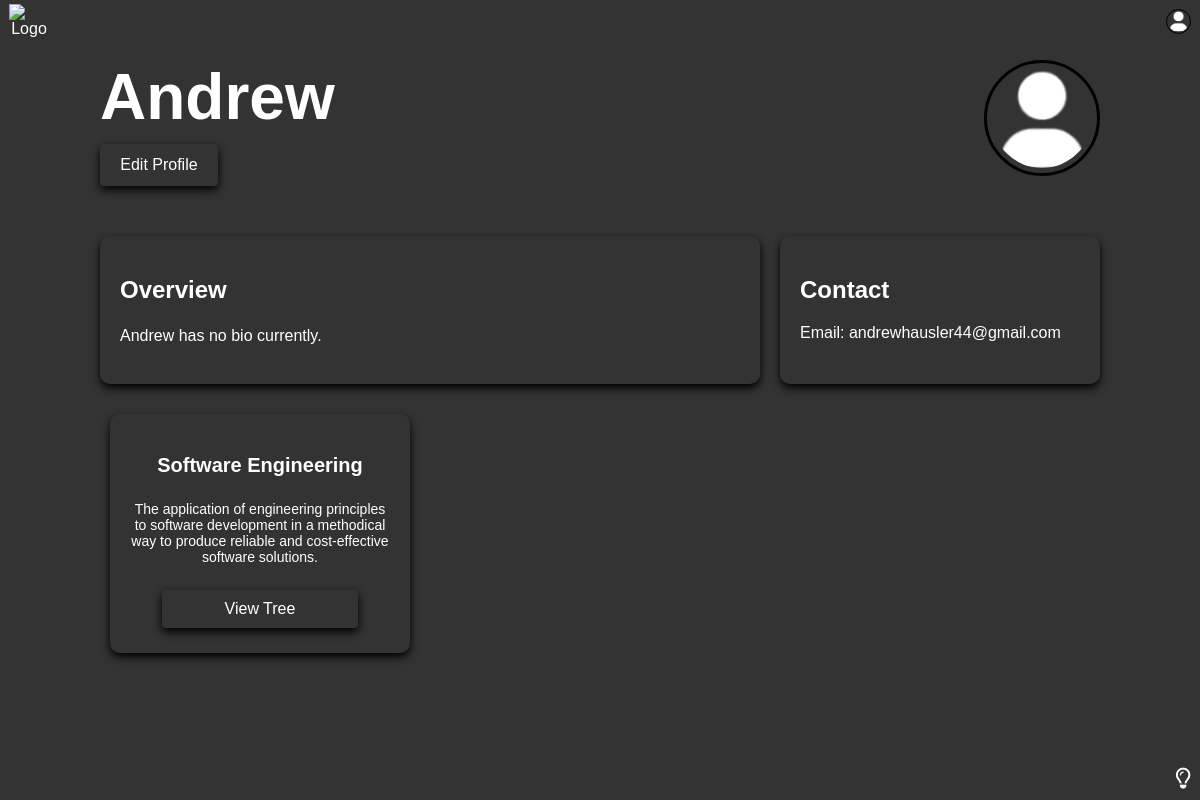
/profile/Andrew/ (signed in), run on the app's committed database.
### application/models.py (models this page shows)
class User(AbstractUser):
    email = models.EmailField(unique=True, null=True)
    phoneNumber = models.CharField(max_length=15, null=True, validators=[
            RegexValidator(
                regex=r'^\+?1?\-?\d{3}\-\d{3}-\d{4}$',
                message="Phone number must be entered in the format: '+1-123-456-7890'."
            )
        ])
    bio = models.TextField(null=True)
    Linkedin = models.CharField(max_length=100, blank=True, null=True)
    Github = models.CharField(max_length=100, blank=True, null=True)
    avatar = models.ImageField(null=True, default="defaultUser.png")
    USERNAME_FIELD = "email"
    REQUIRED_FIELDS = ["username"]

class UserJsonData(models.Model):
    user = models.ForeignKey(User, on_delete=models.CASCADE, related_name="json_data")
    name = models.CharField(max_length=100, blank=True, null=True)
    description = models.CharField(max_length=500, blank=True, null=True)
    data = models.JSONField()

### application/views.py (the view)
# urls.py: path("profile/<str:user>/", views.profilePage, name="profilePage"),
def profilePage(request, user):
    user = User.objects.get(username=user)
    trees = user.json_data.all()
    context = {"user": user, "trees": trees}
    return render(request, "profile.html", context)

### application/templates/profile.html (shortened to what this page needs)
{% extends 'main.html' %} {% block content%} {% include 'header.html' %}
<main class="profile-main">
  <div class="profile-container">
    <div class="profile-header">
      <div>
        {% if user.first_name %}
        <h1>{{ user.first_name }} {{ user.last_name }}</h1>
        <h2 class="username">@{{ user.username }}</h2>
        {% else %}
        <h1>{{ user.username }}</h1>
        {% endif %} {% if request.user == user %}
        <a href="{% url 'updateUser' %}" class="F2-button edit-profile">Edit Profile</a>
        {% endif %}
      </div>
      <img class="profile-img" src="{{ user.avatar.url }}" alt="profile picture" />
    </div>
    <section class="card-section profile-section">
      <div class="overview">
        <h2>Overview</h2>
        {% if user.bio %}
        <p>{{user.bio}}</p>
        {% else %}
        <p>{{user.username}} has no bio currently.</p>
        {% endif %}
      </div>
      <div class="contact">
        <h2>Contact</h2>
        <p>Email: {{user.email}}</p>
      </div>
      {% if trees %} {% for tree in trees %}
      <div class="card">
        <h3>{{tree.name}}</h3>
        <p>{{tree.description}}</p>
        <a class="F1-button" href="{% url 'treePage' user.username tree.name %}">View Tree</a>
      </div>
      {% endfor %} {% else %}
      <div class="card">
        <h3>No trees currently.</h3>
      </div>
      {% endif %}
    </section>
  </div>
</main>
<footer>
  <i class="fa-regular fa-lightbulb" onclick="toggleDarkMode()" title="Toggle Dark Mode"></i>
</footer>
{% endblock content%}

### application/templates/header.html
{% load static %}
<header>
  <a href="{% url 'dashboardPage' %}"><img src="{% static 'images/logo.png' %}" alt="Logo" /></a>
  <a href="{% url 'profilePage' request.user.username %}" class="user-icon">
    <img class="profile-img" src="{{ request.user.avatar.url }}" alt="profile picture" />
  </a>
</header>

### application/static/css/stylesheet.css (style rules this page uses)
:root { --white: #ffffff; --lightGrey: #a3a3a3; --midGrey: #7c7c7c; --darkGrey: #333; --black: black; }
body { margin: 0; font-family: Arial, sans-serif; background-color: #e6e6e6; color: var(--darkGrey); overflow-y: auto; transition: background-color 0.3s, color 0.3s; }
main { background-color: inherit; }
a { color: inherit; text-decoration: none; text-align: center; }
img { display: block; margin: 2rem auto; width: 75px; height: auto; }
h1 { margin: 0; }
h2 { font-size: 24px; }
p { font-size: 16px; }
.dark-mode { background-color: var(--darkGrey); color: var(--white); }
header, footer { display: flex; position: fixed; align-items: center; justify-content: flex-end; background-color: transparent; z-index: 10; width: 100%; height: 0; }
header img { margin: 0; width: 40px; }
header .profile-img { width: 1.75vw; height: 1.75vw; border: 1px solid var(--black); padding: 1px; }
header > *, header i, footer i { color: inherit; cursor: pointer; transition: filter 0.3s ease; z-index: 10; position: relative; }
header i, footer i { font-size: 1.75vw; }
header > * { top: 2.636vh; margin: 0.75vw; }
header > a:first-of-type { margin-right: auto; }
footer { bottom: 0; }
footer i { bottom: 2.636vh; margin: 0.75vw; }
.F1-button, .F2-button { padding: 0.75rem; border: none; border-radius: 4px; font-size: 1rem; cursor: pointer; display: block; box-shadow: 0 4px 10px rgba(0, 0, 0, 1); color: inherit; background-color: inherit; }
.F1-button { width: 60%; margin: 0 auto 1rem auto; }
.F2-button { width: 40%; margin: 0 auto; }
.profile-main { max-width: 1200px; margin: 0 auto; padding: 20px; }
.profile-header { display: flex; justify-content: space-between; margin-bottom: 40px; font-size: 32px; }
.edit-profile { margin: 10px 0; }
.profile-container { padding: 40px 80px; }
.profile-img { width: 100px; height: 100px; background-color: var(--darkGrey); border-radius: 50%; border: 3px solid var(--black); padding: 5px; object-fit: cover; margin: 0; justify-self: center; }
.profile-section { grid-template-columns: repeat(3, 1fr); }
.card-section { display: grid; grid-template-columns: repeat(auto-fill, minmax(300px, 1fr)); grid-template-rows: auto 1fr; grid-gap: 20px; margin-bottom: 60px; }
.card-section > div { padding: 20px; box-shadow: 0 4px 8px rgba(0, 0, 0, 1); border-radius: 10px; }
.card-section .overview { grid-column: span 2; }
.overview h2, .contact h2 { margin-bottom: 20px; }
.overview p { line-height: 1.5; }
.contact p { margin-bottom: 10px; }
.card { box-shadow: 0 4px 8px rgba(0, 0, 0, 1); border-radius: 12px; padding: 20px; display: flex; flex-direction: column; align-items: center; justify-content: center; text-align: center; transition: box-shadow 0.3s ease; margin: 10px; }
.card h3 { font-size: 20px; margin-bottom: 10px; }
.card p { font-size: 14px; margin-bottom: 20px; }
.card a { padding: 10px 20px; margin: 5px 10px; }

### data on the page
User: user.avatar (placeholder picture), username "Andrew", avatar (placeholder picture), email "andrewhausler44@gmail.com"
UserJsonData: name "Software Engineering", description "The application of engineering principles to software development in a methodical way to produce reliable and cost-effective software solutions."
